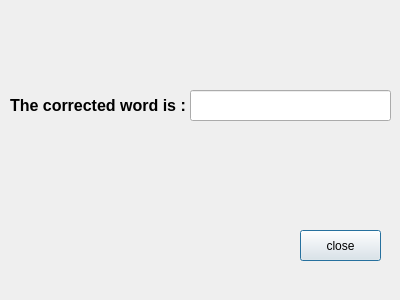
<?xml version="1.0" encoding="UTF-8"?>
<ui version="4.0">
 <class>CorrectPage</class>
 <widget class="QDialog" name="CorrectPage">
  <property name="geometry">
   <rect>
    <x>0</x>
    <y>0</y>
    <width>400</width>
    <height>300</height>
   </rect>
  </property>
  <property name="windowTitle">
   <string>Dialog</string>
  </property>
  <widget class="QLabel" name="label">
   <property name="geometry">
    <rect>
     <x>10</x>
     <y>90</y>
     <width>221</width>
     <height>31</height>
    </rect>
   </property>
   <property name="font">
    <font>
     <pointsize>12</pointsize>
     <bold>true</bold>
    </font>
   </property>
   <property name="text">
    <string>The corrected word is : </string>
   </property>
  </widget>
  <widget class="QLineEdit" name="lineEdit">
   <property name="geometry">
    <rect>
     <x>190</x>
     <y>90</y>
     <width>201</width>
     <height>31</height>
    </rect>
   </property>
  </widget>
  <widget class="QPushButton" name="pushButton">
   <property name="geometry">
    <rect>
     <x>300</x>
     <y>230</y>
     <width>81</width>
     <height>31</height>
    </rect>
   </property>
   <property name="text">
    <string>close</string>
   </property>
  </widget>
 </widget>
 <resources/>
 <connections/>
</ui>
